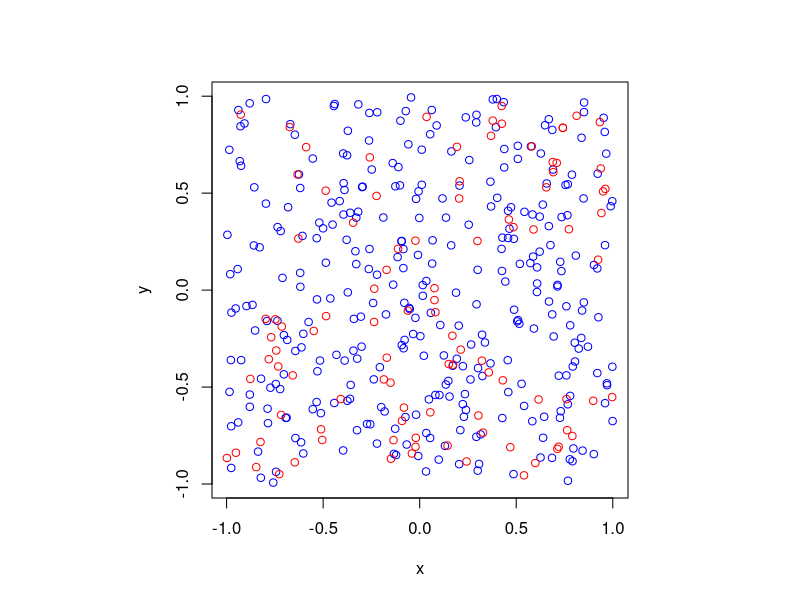

The R source for this figure:
# Simulate a Poisson point process on a rectangle.
# Then thin the Poisson point process according to a (spatially *independent*) 
# p-thinning.
# Author: H. Paul Keeler, 2019.
# Website: hpaulkeeler.com
# Repository: github.com/hpaulkeeler/posts

#Simulation window parameters
xMin=-1;xMax=1;
yMin=-1;yMax=1;
xDelta=xMax-xMin;yDelta=yMax-yMin; #rectangle dimensions
areaTotal=xDelta*yDelta;

#Point process parameters
lambda=100; #intensity (ie mean density) of the Poisson process

#Thinning probability
p=0.25; 

#Simulate a Poisson point process
numbPoints=rpois(1,areaTotal*lambda);#Poisson number of points
xx=xDelta*runif(numbPoints)+xMin;#x coordinates of Poisson points
yy=yDelta*runif(numbPoints)+yMin;#y coordinates of Poisson points

#Generate Bernoulli variables (ie coin flips) for thinning
booleThinned=runif(numbPoints)<p; #points to be thinned
booleRetained=!booleThinned; #points to be retained

#x/y locations of thinned points
xxThinned=xx[booleThinned]; yyThinned=yy[booleThinned];
#x/y locations of retained points
xxRetained=xx[booleRetained]; yyRetained=yy[booleRetained];

#Plotting
par(pty="s")
plot(xxRetained,yyRetained,'p',xlab='x',ylab='y',col='blue'); #plot retained points
points(xxThinned,yyThinned,col='red'); #plot thinned points